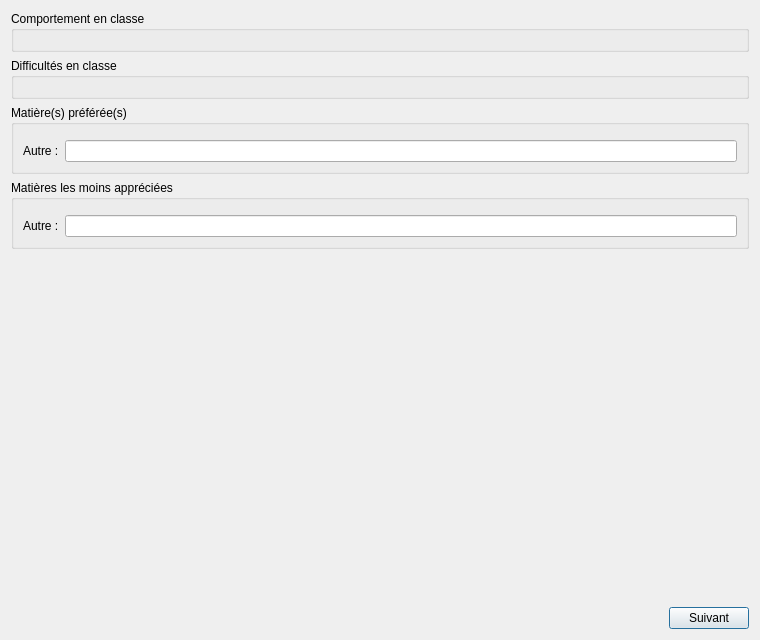
<?xml version="1.0" encoding="UTF-8"?>
<ui version="4.0">
 <class>Interface3</class>
 <widget class="QDialog" name="Interface3">
  <property name="geometry"><rect><x>0</x><y>0</y><width>760</width><height>640</height></rect></property>
  <property name="windowTitle"><string>TrameErgo - Scolarité</string></property>
  <layout class="QVBoxLayout" name="dispositionEcran">
   <item>
    <widget class="QGroupBox" name="groupBoxComportementClasse">
     <property name="title"><string>Comportement en classe</string></property>
     <layout class="QVBoxLayout" name="layoutGroupBoxComportementClasse">
      <item>
       <widget class="ListeCases" name="listeComportement"/>
      </item>
     </layout>
    </widget>
   </item>
   <item>
    <widget class="QGroupBox" name="groupBoxDifficultesClasse">
     <property name="title"><string>Difficultés en classe</string></property>
     <layout class="QVBoxLayout" name="layoutGroupBoxDifficultesClasse">
      <item>
       <widget class="ListeCases" name="listeDifficultes"/>
      </item>
     </layout>
    </widget>
   </item>
   <item>
    <widget class="QGroupBox" name="groupBoxMatieresPreferees">
     <property name="title"><string>Matière(s) préférée(s)</string></property>
     <layout class="QVBoxLayout" name="layoutGroupBoxMatieresPreferees">
      <item>
       <widget class="ListeCases" name="listeMatieresPreferees"/>
      </item>
      <item>
       <layout class="QHBoxLayout" name="layoutAutreMatierePreferee">
        <item>
         <widget class="QLabel" name="labelAutreMatierePreferee"><property name="text"><string>Autre :</string></property></widget>
        </item>
        <item>
         <widget class="QLineEdit" name="lineEditMatierePrefere"/>
        </item>
       </layout>
      </item>
     </layout>
    </widget>
   </item>
   <item>
    <widget class="QGroupBox" name="groupBoxMatieresDetestees">
     <property name="title"><string>Matières les moins appréciées</string></property>
     <layout class="QVBoxLayout" name="layoutGroupBoxMatieresDetestees">
      <item>
       <widget class="ListeCases" name="listeMatieresDetestees"/>
      </item>
      <item>
       <layout class="QHBoxLayout" name="layoutAutreMatiereDetestee">
        <item>
         <widget class="QLabel" name="labelAutreMatiereDetestee"><property name="text"><string>Autre :</string></property></widget>
        </item>
        <item>
         <widget class="QLineEdit" name="lineEditMatiereDeteste"/>
        </item>
       </layout>
      </item>
     </layout>
    </widget>
   </item>
   <item>
    <spacer name="espaceVertical"><property name="orientation"><enum>Qt::Vertical</enum></property><property name="sizeHint" stdset="0"><size><width>20</width><height>40</height></size></property></spacer>
   </item>
   <item>
    <layout class="QHBoxLayout" name="layoutBas">
     <item>
      <spacer name="espaceBas"><property name="orientation"><enum>Qt::Horizontal</enum></property><property name="sizeHint" stdset="0"><size><width>40</width><height>20</height></size></property></spacer>
     </item>
     <item>
      <widget class="QPushButton" name="pushButtonSuivant"><property name="text"><string>Suivant</string></property></widget>
     </item>
    </layout>
   </item>
  </layout>
 </widget>
 <customwidgets>
  <customwidget>
   <class>ListeCases</class>
   <extends>QWidget</extends>
   <header>listecases.h</header>
  </customwidget>
 </customwidgets>
 <resources/>
 <connections/>
</ui>
